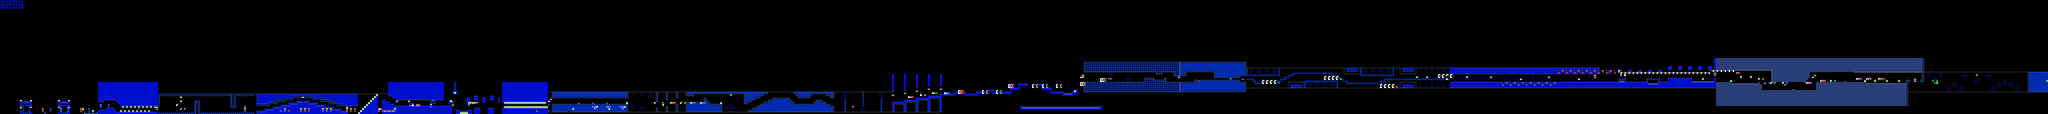

Tiled map render using the project's own tile images. Description and the map definition, with tile-layer contents summarised, below:
An orthogonal 1024x57 tile map with 16x16 px tiles, 2 tile layers (SP, ...), 2 tilesets, 2 image layers.

<map version="1.10" tiledversion="1.11.2" orientation="orthogonal" renderorder="right-down" width="1024" height="57" tilewidth="16" tileheight="16" infinite="0" nextlayerid="5" nextobjectid="1">
 <editorsettings>
  <chunksize width="16" height="27" />
  <export target="../LEVELS/LEVEL DATA/lvlset_A/dorabaebasic4.csv" format="csv" />
 </editorsettings>
 <tileset firstgid="1" name="famidash" tilewidth="16" tileheight="16" tilecount="256" columns="16">
  <image source="../../../GRAPHICS/famidash.bmp" width="256" height="256" />
 </tileset>
 <tileset firstgid="257" name="sprites" tilewidth="16" tileheight="16" tilecount="256" columns="16">
  <image source="../../../GRAPHICS/sprites.png" width="256" height="256" />
 </tileset>
 <imagelayer id="3" name="Image Layer 1" parallaxx="0.9" parallaxy="0.9" repeatx="1" repeaty="1">
  <image source="../../../GRAPHICS/Old/parallax Blue.bmp" width="144" height="72" />
 </imagelayer>
 <imagelayer id="4" name="Image Layer 2" offsetx="0" offsety="912" repeatx="1">
  <image source="../../../GRAPHICS/ground.bmp" width="64" height="128" />
 </imagelayer>
 <layer id="1" width="1024" height="57">
  <data>[58368 cells, 58368 non-empty, 73 distinct tile ids]</data>
 </layer>
 <layer id="2" name="SP" width="1024" height="57">
  <data>[58368 cells, 522 non-empty, 88 distinct tile ids]</data>
 </layer>
</map>
